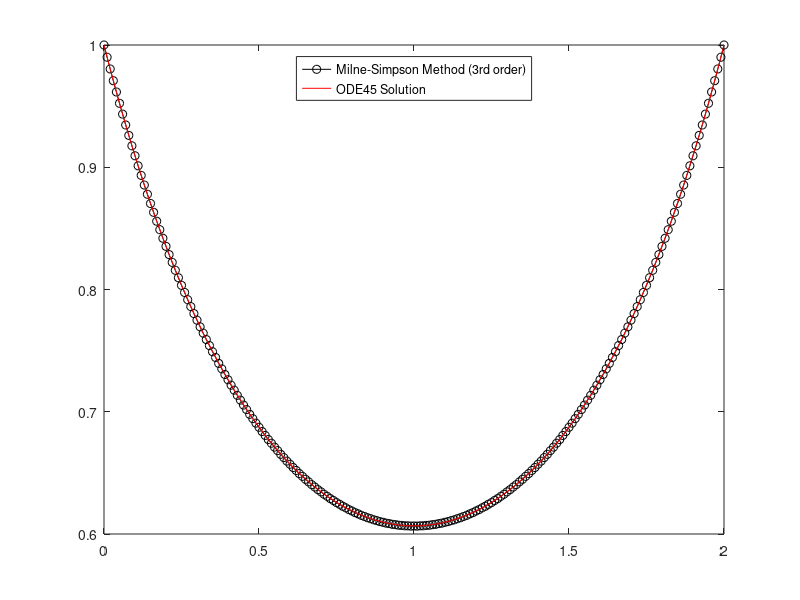

Source code (MATLAB):
clear   % Clears variables of workspace keeping functions and classes,
        % clear all includes function and classes too
% clc     % Clears the command window
close all   % Closes all MATLAB figure windows

% Define the function f(x, y) representing the differential equation
f = @(x, y) (x - 1) * y;

% Initial conditions
x(1) = 0;
y(1) = 1;

% Step size
h = 0.01;

% Number of iterations
n = 2 / h;

% Perform the first iteration using forward Euler method
y(2) = y(1) + h * f(x(1), y(1));
x(2) = x(1) + h;

% Perform the remaining iterations using the 3rd order Milne-Simpson method
for i = 2:n
    x(i + 1) = x(i) + h;
    y0 = y(i) + (h / 2) * (3 * f(x(i), y(i)) - f(x(i - 1), y(i - 1)));
    f_y0 = f(x(i + 1), y0);
    error = 1;
    while error > 10^(-6)
        y1 = y(i - 1) + h * ((1 / 3) * f(x(i + 1), y0) + (4 / 3) * f(x(i), y(i)) + ...
            (1 / 3) * f(x(i - 1), y(i - 1)));
        f_y1 = f(x(i + 1), y1);
        error = abs(f_y1 - f_y0);
        f_y0 = f_y1;
        y0 = y1;
    end
    y(i + 1) = y1;
end

% Print the final solution
fprintf("y(%s) = %f \n", num2str(x(end), '%g'), y(end));

% Plot the results of the Milne-Simpson method
plot(x, y, '-ok')
hold on;

% Solve the same differential equation using ODE45 for comparison
xlim([0 2]);
xspan = [0 2];
y0 = 1;
[x, y] = ode45(@(x, y) (x - 1) * y, xspan, y0);

% Plot the results of ODE45
plot(x, y, 'r')

% Add legend to the plot
legend({'Milne-Simpson Method (3rd order)', 'ODE45 Solution'}, 'Location', 'north')
